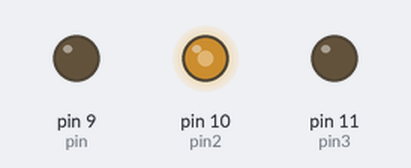
The sketch below on a simulated Arduino Uno, built with avr-gcc and run on an emulated ATmega328P. Parts: output pins drawn as LEDs (lit = HIGH).

Above: at 0.1 s.
Timing chart, 0 to 1.6 s (numbered marks = the images above):
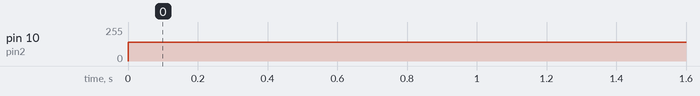

The sketch:

ledrgb.ino
```cpp
// led rbg de anodo comun
// 3 tierras y un positivo
int pin = 9 ; // red
int pin2 = 10 ; // blue
int pin3 = 11 ;  // verde
// NOTA IMPORTANTE SI SON DE ANODO COMUN EL HIGH SE INVIETE POR LOW Y VEICEVERSA

void setup() {
  // put your setup code here, to run once:
  pinMode(pin,OUTPUT);
  pinMode(pin2,OUTPUT);
  pinMode(pin3,OUTPUT);

}
// en anodo comun el 0 es brillo mx y 255 es minimo

void loop() {
  // put your main code here, to run repeatedly:
  analogWrite(pin,0);
  analogWrite(pin2,140);
  analogWrite(pin3,0);
}
```

Measured:
- by itself, pin 10 (pin2): 0/255 → 140/255 at 0.00 s
